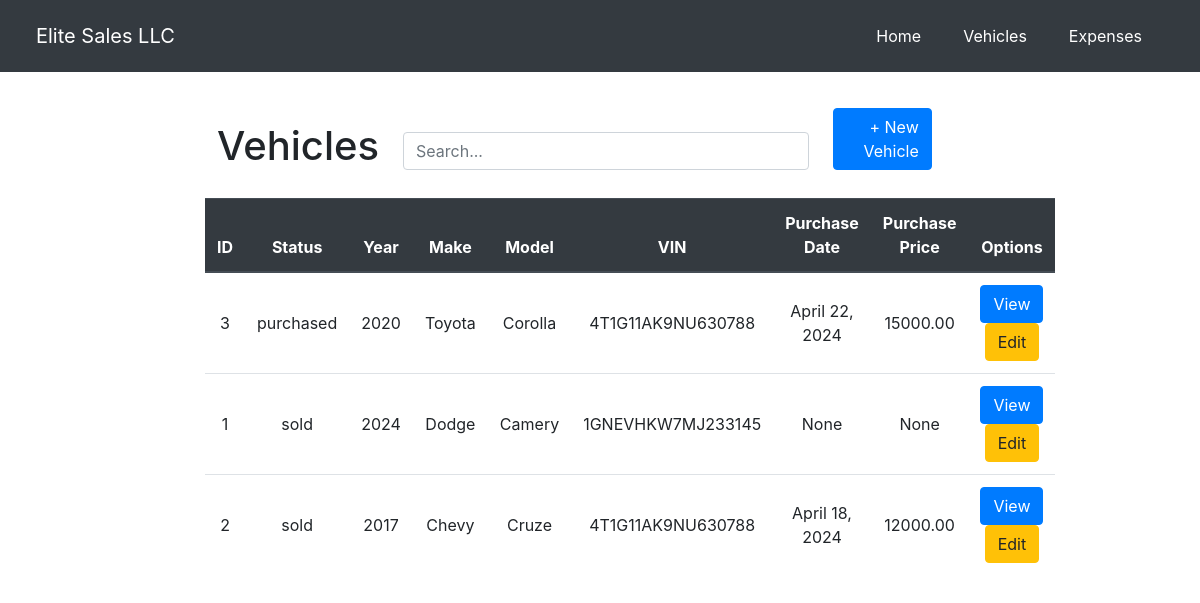
/vehicles/, run on the app's committed database.
### Elite/models.py (models this page shows, shortened)
class VehicleInformation(models.Model):
    current_year = datetime.now().year
    id = models.AutoField(primary_key=True)
    CHOICES = [
        ('purchased', 'Purchased'),
        ('sold', 'Sold'),
        ('hidden', 'Hidden')
    ]
    dropdown_field = models.CharField(max_length=20, choices=CHOICES, null=False, default='purchased')
    Year = models.IntegerField(validators=[MaxValueValidator(current_year+1)])
    Make = models.CharField(max_length=200, null=False)
    Model = models.CharField(max_length=200, null=False)
    VIN = models.CharField(max_length=20, null=False)
    LockVehicle = models.BooleanField(default=False)
    PurchaseDate = models.DateField(null=True, blank=True)
    PurchasePrice = models.DecimalField(max_digits=12, decimal_places=2, null=True, blank=True)
    PurchasedFrom = models.CharField(max_length=200, null=True, blank=True)
    SoldDate = models.DateField(null=True, blank=True)
    SoldPrice = models.DecimalField(max_digits=12, decimal_places=2, null=True, blank=True)
    SoldTo = models.CharField(max_length=200, null=True, blank=True)

### Elite/views.py (the view)
# urls.py: path('vehicles/', views.vehicles, name='vehicles'),
def vehicles(request):
    vehicle_list = VehicleInformation.objects.all().order_by('dropdown_field', 'id')
    context = {'vehicle_list': vehicle_list}
    return render(request, 'Elite/Vehicles/vehicles.html', context)

### templates/Elite/Vehicles/vehicles.html (shortened to what this page needs)
{% extends 'Elite/base.html' %}
{% load static %}
{% block body %}
    <br>
    <div class="row">
        <div class="col-md-10 offset-md-2">
                <div class="row">
                    <div class="col-md-9">
                    <table class="table" style="border: none;">
                          <thead class="thead">
                                 <th class="text-center col-1" scope="col" style="border: none;">
                                     <p style="display: inline; text-align: left" class="h1">Vehicles</p>
                                 </th>
                                 <th class="text-md-right" scope="col" style="border: none;">
                                     <input type="text" id="searchInput" style="display: flow" class="form-control" placeholder="Search...">
                                 </th>
                                 <th class="text-md-right col-2" scope="col" style="border: none;">
                                     <a href="{% url 'Elite:newVehicle' %}" style="display: inline-block" class="btn btn-primary text-right">+ New Vehicle</a>
                                 </th>
                          </thead>
                    </table>
                        <table id="vehicleTable" class="table table-hover">
                          <thead class="thead-dark">
                             <tr>
                                 <th class="text-center" scope="col">ID</th>
                                 <th class="text-center" scope="col">Status</th>
                                 <th class="text-center" scope="col">Year</th>
                                 <th class="text-center" scope="col">Make</th>
                                 <th class="text-center" scope="col">Model</th>
                                 <th class="text-center" scope="col">VIN</th>
                                 <th class="text-center" scope="col">Purchase Date</th>
                                 <th class="text-center" scope="col">Purchase Price</th>
                                 <th class="text-center" scope="col">Options</th>
                            </tr>
                          </thead>
                          <tbody>
                          {% for VehicleInformation in vehicle_list %}
                            <tr data-url-view="{% url 'Elite:viewVehicle' vehicle_id=VehicleInformation.id edit='false' %}" data-url-edit="{% url 'Elite:viewVehicle' vehicle_id=VehicleInformation.id edit='true' %}" class="clickable-row">
                                <td class="text-center align-middle">{{ VehicleInformation.id }}</td>
                                <td class="text-center align-middle">{{ VehicleInformation.dropdown_field }}</td>
                                <td class="text-center align-middle">{{ VehicleInformation.Year }}</td>
                                <td class="text-center align-middle">{{ VehicleInformation.Make }}</td>
                                <td class="text-center align-middle">{{ VehicleInformation.Model }}</td>
                                <td class="text-center align-middle">{{ VehicleInformation.VIN }}</td>
                                <td class="text-center align-middle">{{ VehicleInformation.PurchaseDate }}</td>
                                <td class="text-center align-middle">{{ VehicleInformation.PurchasePrice }}</td>
                                <td class="text-center align-middle">
                                    <a href="{% url 'Elite:viewVehicle' vehicle_id=VehicleInformation.id edit='false' %}" class="btn btn-primary">View</a>
                                    <a href="{% url 'Elite:viewVehicle' vehicle_id=VehicleInformation.id edit='true' %}" class="btn btn-warning">Edit</a>
                                </td>
                            </tr>
                            {% endfor %}
                          </tbody>
                        </table>
                    </div>
                </div>
            </div>
        </div>
{% endblock %}

### data on the page
VehicleInformation: id "3", dropdown_field "purchased", Year "2020", Make "Toyota", Model "Corolla", VIN "4T1G11AK9NU630788", PurchaseDate "April 22, 2024", PurchasePrice "15000.00"
VehicleInformation: id "1", dropdown_field "sold", Year "2024", Make "Dodge", Model "Camery", VIN "1GNEVHKW7MJ233145", PurchaseDate "None", PurchasePrice "None"
VehicleInformation: id "2", dropdown_field "sold", Year "2017", Make "Chevy", Model "Cruze", VIN "4T1G11AK9NU630788", PurchaseDate "April 18, 2024", PurchasePrice "12000.00"
